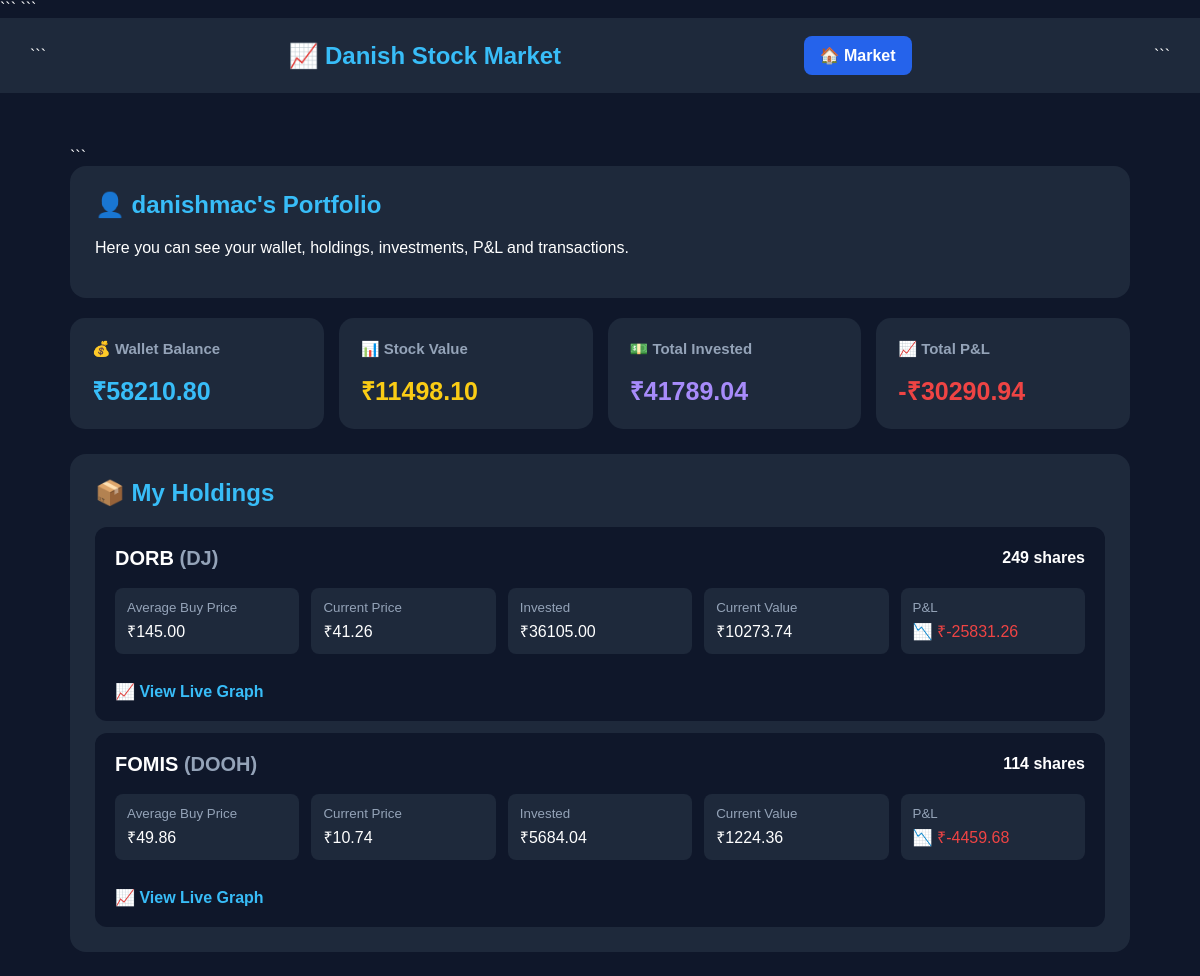
The app's page /portfolio/ (signed in, upper part), older data.
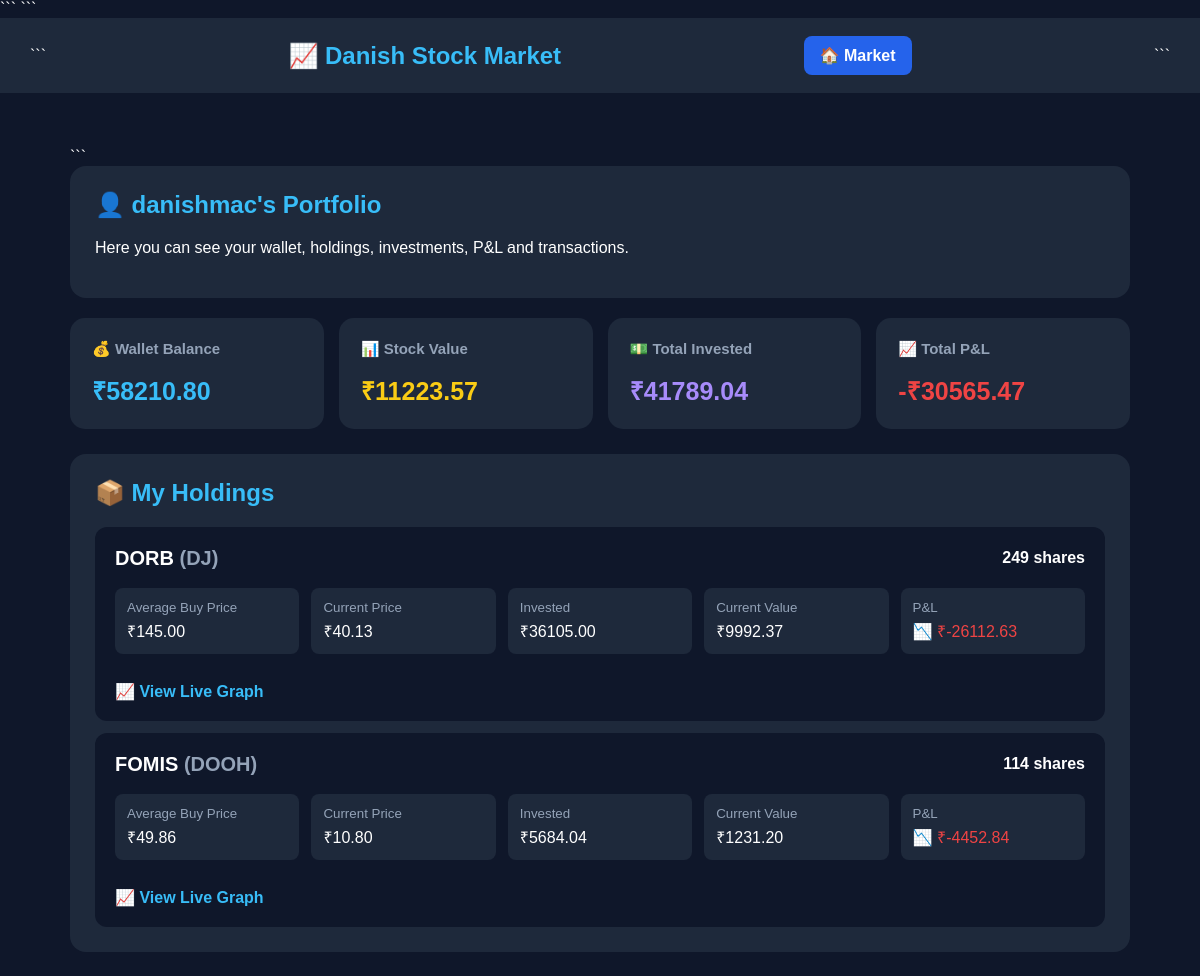
The same page, newer data.
### market/models.py (models this page shows, shortened)
class Holding(models.Model):
    user = models.ForeignKey(
        User,
        on_delete=models.CASCADE
    )
    stock = models.ForeignKey(
        Stock,
        on_delete=models.CASCADE
    )
    quantity = models.PositiveIntegerField(
        default=0
    )
    average_price = models.DecimalField(
        max_digits=12,
        decimal_places=2,
        default=0
    )

class Stock(models.Model):
    name = models.CharField(max_length=100)
    symbol = models.CharField(max_length=20, unique=True)
    price = models.DecimalField(
        max_digits=12,
        decimal_places=2
    )
    previous_price = models.DecimalField(
        max_digits=12,
        decimal_places=2,
        default=0
    )
    total_shares = models.PositiveIntegerField(
        default=1000000
    )
    sector = models.CharField(
        max_length=100,
        blank=True
    )
    description = models.TextField(
        blank=True
    )
    random_enabled = models.BooleanField(
        default=True
    )

### market/views.py (the view)
@login_required
def portfolio(request):
    wallet, created = Wallet.objects.get_or_create(
        user=request.user
    )
    holdings = Holding.objects.filter(
        user=request.user
    ).select_related(
        "stock"
    )
    transactions = Transaction.objects.filter(
        user=request.user
    ).select_related(
        "stock"
    ).order_by(
        "-created_at"
    )
    total_value = Decimal("0")
    total_invested = Decimal("0")
    total_pnl = Decimal("0")
    for holding in holdings:
        current_value = (
            holding.quantity *
            holding.stock.price
        )
        invested_value = (
            holding.quantity *
            holding.average_price
        )
        pnl = (
            current_value -
            invested_value
        )
        holding.current_value = current_value
        holding.invested_value = invested_value
        holding.pnl = pnl
        total_value += current_value
        total_invested += invested_value
        total_pnl += pnl
    return render(
        request,
        "portfolio.html",
        {
            "wallet": wallet,
            "holdings": holdings,
            "transactions": transactions,
            "total_value": total_value,
            "total_invested": total_invested,
            "total_pnl": total_pnl
        }
    )

### market/templates/portfolio.html (shortened to what this page needs)
<!DOCTYPE html>
<html lang="en">
<head>
```
</head>
<body>
<nav>
```
<h1>
    📈 Danish Stock Market
</h1>
<a href="{% url 'market_home' %}">
    🏠 Market
</a>
```
</nav>
<div class="container">
```
<div class="welcome">
    <h2>
        👤 {{ user.username }}'s Portfolio
    </h2>
    <p>
        Here you can see your wallet, holdings,
        investments, P&L and transactions.
    </p>
</div>
<div class="summary">
    <div class="summary-card">
        <h3>
            💰 Wallet Balance
        </h3>
        <div class="value wallet">
            ₹{{ wallet.balance|floatformat:2 }}
        </div>
    </div>
    <div class="summary-card">
        <h3>
            📊 Stock Value
        </h3>
        <div class="value stock-value">
            ₹{{ total_value|floatformat:2 }}
        </div>
    </div>
    <div class="summary-card">
        <h3>
            💵 Total Invested
        </h3>
        <div class="value invested">
            ₹{{ total_invested|floatformat:2 }}
        </div>
    </div>
    <div class="summary-card">
        <h3>
            📈 Total P&L
        </h3>
        {% if total_pnl >= 0 %}
            <div class="value profit">
                +₹{{ total_pnl|floatformat:2 }}
            </div>
        {% else %}
            <div class="value loss">
                -₹{{ total_pnl|stringformat:"s"|slice:"1:" }}
            </div>
        {% endif %}
    </div>
</div>
<div class="section">
    <h2>
        📦 My Holdings
    </h2>
    {% for holding in holdings %}
        <div class="holding">
            <div class="holding-header">
                <h3>
                    {{ holding.stock.name }}
                    <span class="symbol">
                        ({{ holding.stock.symbol }})
                    </span>
                </h3>
                <strong>
                    {{ holding.quantity }} shares
                </strong>
            </div>
            <div class="holding-info">
                <div class="info-box">
                    <small>
                        Average Buy Price
                    </small>
                    ₹{{ holding.average_price|floatformat:2 }}
                </div>
                <div class="info-box">
                    <small>
                        Current Price
                    </small>
                    ₹{{ holding.stock.price|floatformat:2 }}
                </div>
                <div class="info-box">
                    <small>
                        Invested
                    </small>
                    ₹{{ holding.invested_value|floatformat:2 }}
                </div>
                <div class="info-box">
                    <small>
                        Current Value
                    </small>
                    ₹{{ holding.current_value|floatformat:2 }}
                </div>
                <div class="info-box">
                    <small>
                        P&L
                    </small>
                    {% if holding.pnl >= 0 %}
                        <span class="profit">
                            📈 +₹{{ holding.pnl|floatformat:2 }}
                        </span>
                    {% else %}
                        <span class="loss">
                            📉 ₹{{ holding.pnl|floatformat:2 }}
                        </span>
                    {% endif %}
                </div>
            </div>
            <br>
            <a class="back"
               href="{% url 'stock_chart' holding.stock.symbol %}">
                📈 View Live Graph
            </a>
        </div>
    {% endfor %}
</div>
</div>
</body>
</html>

Row changes from the older to the newer data that the page shows:
changed through a linked row, Holding "DORB": stock.price "41.26" → "40.13"; current_value "10273.74" → "9992.37"; pnl "-25831.26" → "-26112.63"
changed through a linked row, Holding "FOMIS": stock.price "10.74" → "10.80"; current_value "1224.36" → "1231.20"; pnl "-4459.68" → "-4452.84"
Text that changed along with them:
{{ total_value|floatformat:2 }}: "11498.10" → "11223.57"
{{ total_pnl|stringformat:"s"|slice:"1:" }}: "30290.94" → "30565.47"
